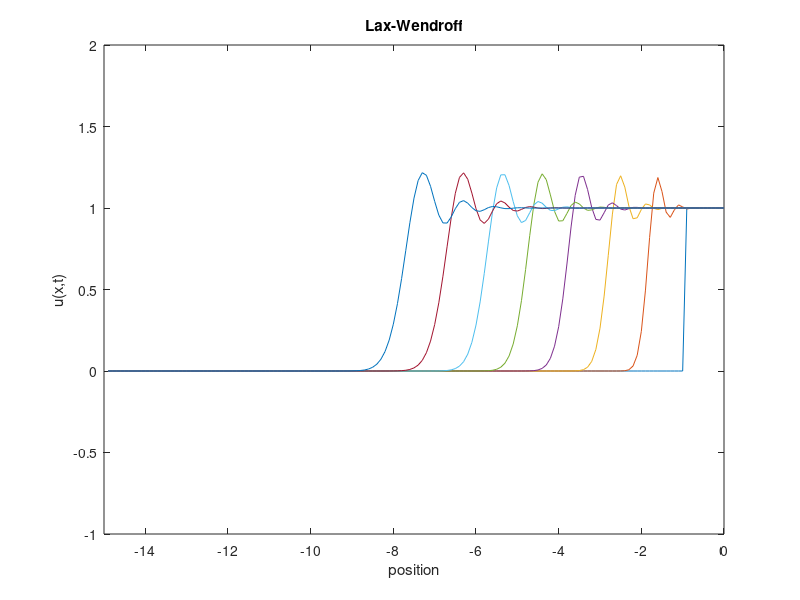

Recreate this plot in MATLAB.
%2006 srping 18.086 TA Yeunwoo Cho
%HW2-(3) Lax-Wendroff Method
L=15;
dx=0.1;
dt=0.05;
x=[-L+dx:dx:0]';
n=length(x);
%Initial value
u1=zeros(1,n-10);
u2=ones(1,10);
u=[u1 u2]';

r=dt/dx
%algorithm
A_lw=sparse(diag((1-r*r)*ones(n,1))+...
            diag((0.5*r*r+0.5*r)*ones(n-1,1),1)+...
            diag((0.5*r*r-0.5*r)*ones(n-1,1),-1));
b=[0 zeros(1,n-2) 0.5*r*r+0.5*r]';
plot(x,u);
hold on;
shock_width=[];
for t=dt:dt:7
    u=A_lw*u+b;
    if fix(t)==t;
        plot(x,u)
        shock_index=find(u>=0.01 & u<=0.99);
        shock_size=size(shock_index);
        for m=1:shock_size-1
            if shock_index(m+1)-shock_index(m)>1
                sw1=shock_index(m)-shock_index(1);           
                break
            else
                sw1=shock_index(end)-shock_index(1);
            end  
        end
        sw=shock_width;
        shock_width=[sw sw1];
        axis([-15 0 -1 2]);
    end
end
xlabel('position')
ylabel('u(x,t)')
title('Lax-Wendroff')
shock_width
hold off